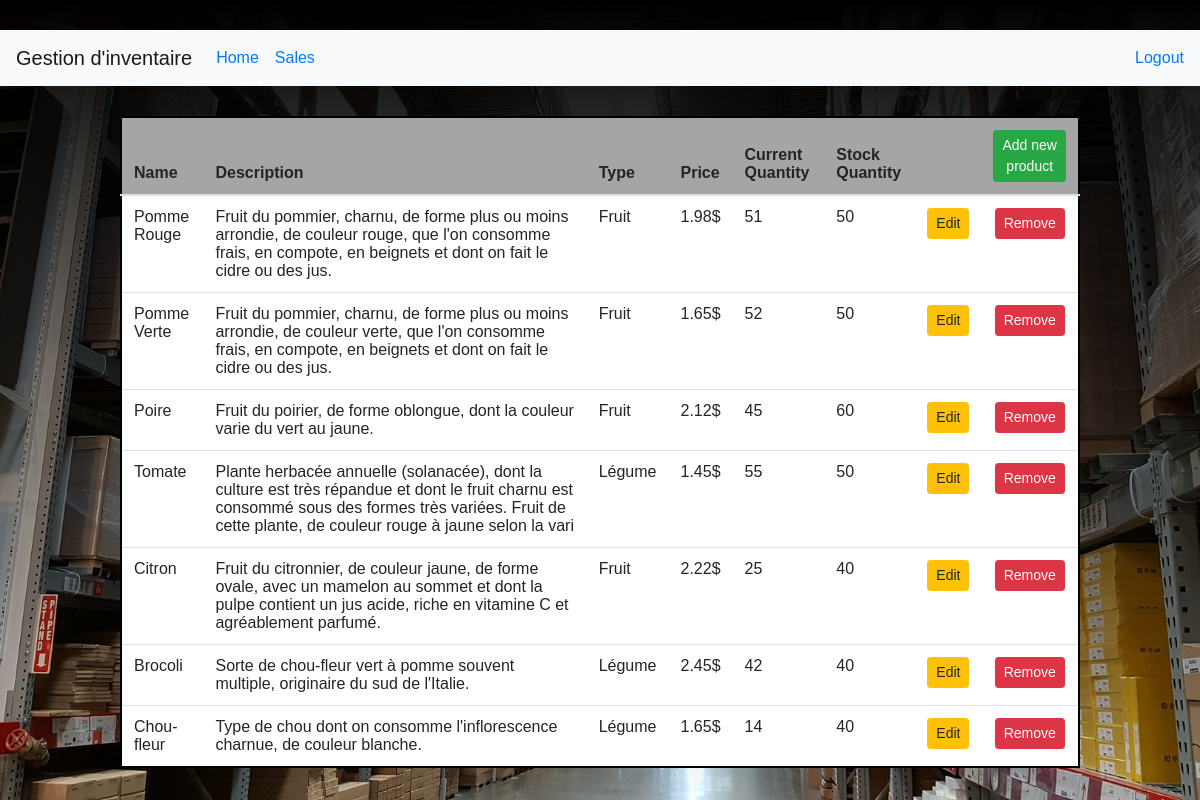
The app's page / (signed in) with its own data.
### gestionInventaire/models.py (models this page shows, shortened)
class Product(models.Model):
    name = models.CharField(max_length=100, blank = False)
    description = models.CharField(max_length=200)
    product_type = models.CharField(max_length=100)
    price = models.DecimalField(decimal_places = 2, max_digits = 6)
    current_quantity = models.IntegerField()
    stock_quantity = models.IntegerField()

### gestionInventaire/views.py (the view)
# urls.py: url(r'^$', indexView, name='index'),
@login_required(login_url='login')
def indexView(request):
    items = Product.objects.all()
    return render(request, 'index.html', {'items': items})

### gestionInventaire/templates/index.html
{%extends 'base.html'%}
{% block body %}
<table class="table table-hover">
    <thead>
        <tr>
            <th>Name</th>
            <th>Description</th>
            <th>Type</th>
            <th>Price</th>
            <th>Current Quantity</th>
            <th>Stock Quantity</th>
            <th></th>
            <th class="btn-cell"><a href="{% url 'add' %}" class="btn btn-success btn-sm">Add new product</a></th>
        </tr>
    </thead>
    <tbody>
        {% for item in items %}
        <tr onclick="location.href='{% url 'product' item.pk %}'">
            <td>{{ item.name }}</td>
            <td class="description">{{ item.description }}</td>
            <td>{{ item.product_type }}</td>
            <td>{{ item.price }}$</td>
            <td>{{ item.current_quantity }}</td>
            <td >{{ item.stock_quantity }}</td>
            <td class="btn-cell"><a href="{% url 'edit' item.pk %}" class="btn btn-warning btn-sm">Edit</a></td>
            <td class="btn-cell"><a href="{% url 'delete' item.pk %}" class="btn btn-danger btn-sm">Remove</a></td>
        </tr>
        {% endfor %}
    </tbody>
</table>
{% endblock %}

### gestionInventaire/templates/base.html (shortened to what this page needs)
<html>
<head>
    <link rel="stylesheet" href="https://stackpath.bootstrapcdn.com/bootstrap/4.3.1/css/bootstrap.min.css">
</head>
{% load static %}
<link rel="stylesheet" href="{% static '/styles/styles.css' %}" />
<body>
    <div class="page">
        <nav class="navbar navbar-expand-lg navbar-light bg-light">
            <a class="navbar-brand" href="{% url 'index' %}">Gestion d'inventaire</a>
            <div class="collapse navbar-collapse" id="navbarNavAltMarkup">
                <div class="navbar-nav">
                    <a class="nav-item nav-link text-primary" href="{% url 'index' %}">Home</a>
                    <a class="nav-item nav-link text-primary" href="{% url 'sales' %}">Sales</a>
                </div>
            </div>
            <div class="navbar-user">
                <a href="{% url 'logout' %}">Logout</a>
            </div>
        </nav>
        <div class="page-container">
            {% block body %}
            {% endblock %}
        </div>
    </div>
</body>
</html>

### gestionInventaire/static/styles/styles.css (style rules this page uses)
:root { --z0clr: rgb(99, 99, 99); --z1clr: rgb(165, 165, 165); --z2clr: white; }
.page { display: flex; flex-direction: column; width: 100vw; height: 100vh; background-color: #000000AA; background: linear-gradient(rgba(0, 0, 0, 1), rgba(0, 0, 0, 0)), url(../images/bg_storage.jpg) no-repeat center center fixed; -webkit-background-size: cover; -moz-background-size: cover; -o-background-size: cover; background-size: cover; padding: 30px 0px 0px 0px; font-family: 'Trebuchet MS', 'Lucida Sans Unicode', 'Lucida Grande', 'Lucida Sans', Arial, sans-serif; }
.page-container { display: flex; padding: 30px 0px 0px 0px; }
.table { background-color: var(--z2clr); border: 2px solid black; width: 80%; margin: 0 auto; }
thead { background-color: var(--z1clr); }
.description { width: 40%; }
.btn-cell { text-align: center; }
.navbar-user { display: flex; flex-direction: column; }

### records on screen
Product: name "Pomme Rouge", description "Fruit du pommier, charnu, de forme plus ou moins arrondie, de couleur rouge, que l'on consomme frais, en compote, en beignets et dont on fait le cidre ou des jus.", product_type "Fruit", price "1.98", current_quantity "51", stock_quantity "50"
Product: name "Pomme Verte", description "Fruit du pommier, charnu, de forme plus ou moins arrondie, de couleur verte, que l'on consomme frais, en compote, en beignets et dont on fait le cidre ou des jus.", product_type "Fruit", price "1.65", current_quantity "52", stock_quantity "50"
Product: name "Poire", description "Fruit du poirier, de forme oblongue, dont la couleur varie du vert au jaune.", product_type "Fruit", price "2.12", current_quantity "45", stock_quantity "60"
Product: name "Tomate", description "Plante herbacée annuelle (solanacée), dont la culture est très répandue et dont le fruit charnu est consommé sous des formes très variées. Fruit de cette plante, de couleur rouge à jaune selon la vari", product_type "Légume", price "1.45", current_quantity "55", stock_quantity "50"
Product: name "Citron", description "Fruit du citronnier, de couleur jaune, de forme ovale, avec un mamelon au sommet et dont la pulpe contient un jus acide, riche en vitamine C et agréablement parfumé.", product_type "Fruit", price "2.22", current_quantity "25", stock_quantity "40"
Product: name "Brocoli", description "Sorte de chou-fleur vert à pomme souvent multiple, originaire du sud de l'Italie.", product_type "Légume", price "2.45", current_quantity "42", stock_quantity "40"
Product: name "Chou-fleur", description "Type de chou dont on consomme l'inflorescence charnue, de couleur blanche.", product_type "Légume", price "1.65", current_quantity "14", stock_quantity "40"
